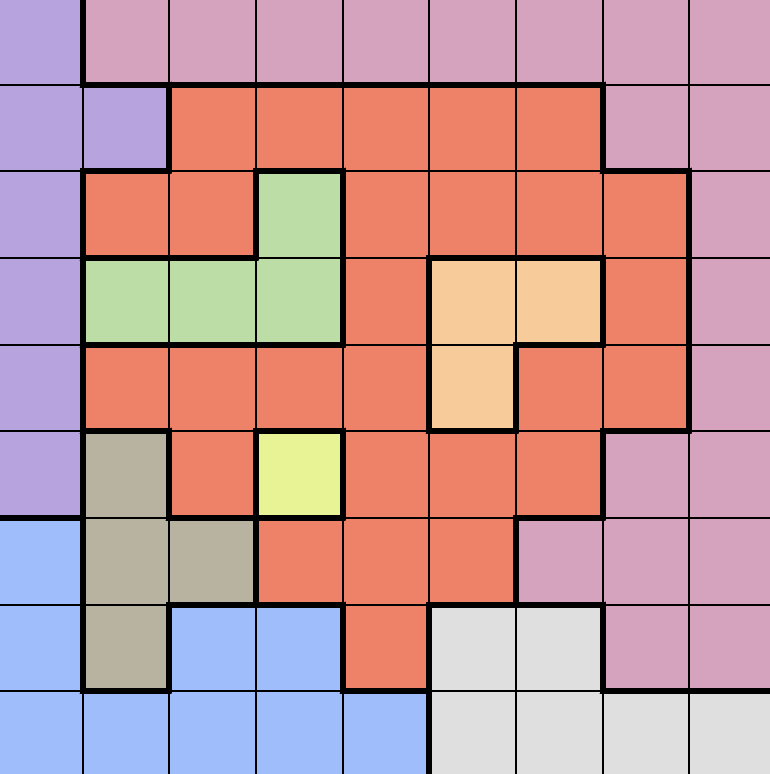
#> input picture tests/test8.png, 770 x 774 px
$ python main.py
#> lines starting #> are read from the running program, lines starting #| are printed output that depends on the picture
import numpy as np
from PIL import Image
from scipy.signal import find_peaks
import matplotlib.pyplot as plt
import matplotlib.patches as patches

# outputs the boards
def print_array(array):
    print()
    for row in array:
        print(row)

# load the image
image_path = 'tests/test8.png'
image = Image.open(image_path)
#> image is the input picture: PIL image 770x774 RGBA; mean R, G, B, A 196.3, 152.7, 155.5, 255

# convert the image into a numpy array of RGB values
image_array = np.array(image)

# finds the size of the grid
def detect_grid_size(image_array):

    def detect_high_peaks(data, threshold=0.8, min_distance=10):
        max_value = np.max(data)
        normalized_data = data / max_value
        peaks, _ = find_peaks(normalized_data, height=threshold, distance=min_distance)
        return peaks

    gray_image = np.mean(image_array, axis=2).astype(np.uint8)
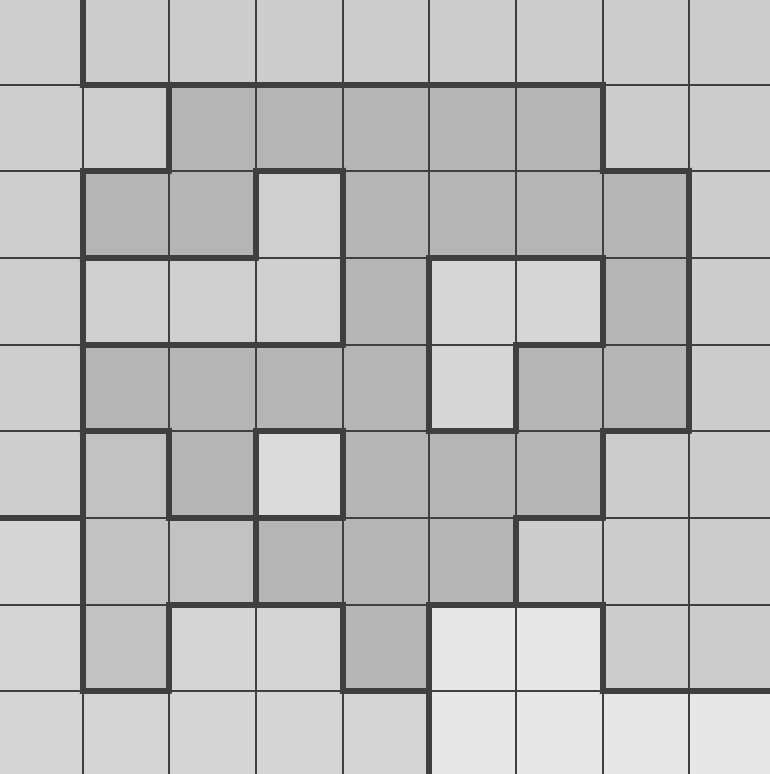
#> gray_image: shape (774, 770); min 63, max 231, mean 189.4
    row_sums = np.sum(255 - gray_image, axis=1)
#> row_sums = 774 values, max 147840 at index 84, min 29364 at index 694, mean 50516.4
    row_peaks = detect_high_peaks(row_sums, threshold=0.5, min_distance=10)
#> in detect_high_peaks, `max_value = np.max(data)`: max_value = 147840
#> in detect_high_peaks, `normalized_data = data / max_value`: normalized_data = 774 values, max 1 at index 84, min 0.199 at index 694, mean 0.342
#> in detect_high_peaks, `peaks, _ = find_peaks(normalized_data, height=threshold, distance=min_..`: peaks = [84, 170, 257, 344, 430, 517, 604, 690]
#> row_peaks = [84, 170, 257, 344, 430, 517, 604, 690]
    return len(row_peaks) + 1

N = detect_grid_size(image_array)
#> N = 9

# calculates the height and width of each cell in the grid
height, width, _ = image_array.shape
cell_height = height // N
#> cell_height = 86
cell_width = width // N
#> cell_width = 85

# extracts the color of the pixel at the upper 4th of each cell
def get_cell_color(image_array, row, col):
#> called with row = 0, col = 0
    upper_fourth_y = (row * cell_height) + (cell_height // 3)
#> upper_fourth_y = 28
    upper_fourth_x = (col * cell_width) + (cell_width // 3)
#> upper_fourth_x = 28
    color = image_array[upper_fourth_y, upper_fourth_x]
#> color = [183, 164, 222, 255]
    return tuple(color)

# extract colors for all cells in the grid
grid_colors = [[get_cell_color(image_array, row, col) for col in range(N)] for row in range(N)]
#> grid_colors = 9 items

print_array(grid_colors)
#> the loop in print_array, `for row in array:` made 9 passes
#| [(183, 164, 222, 255), (214, 163, 190, 255), (214, 163, 190, 255), (214, 163, 190, 255), (214, 163, 190, 255), (214, 163, 190, 255), (214, 163, 190, 255), (214, 163, 190, 255), (214, 163, 190, 255)]
#| [(183, 164, 222, 255), (183, 164, 222, 255), (238, 130, 104, 255), (238, 130, 104, 255), (238, 130, 104, 255), (238, 130, 104, 255), (238, 130, 104, 255), (214, 163, 190, 255), (214, 163, 190, 255)]
#| [(183, 164, 222, 255), (238, 130, 104, 255), (238, 130, 104, 255), (188, 222, 166, 255), (238, 130, 104, 255), (238, 130, 104, 255), (238, 130, 104, 255), (238, 130, 104, 255), (214, 163, 190, 255)]
#| [(183, 164, 222, 255), (188, 222, 166, 255), (188, 222, 166, 255), (188, 222, 166, 255), (238, 130, 104, 255), (247, 203, 154, 255), (247, 203, 154, 255), (238, 130, 104, 255), (214, 163, 190, 255)]
#| [(183, 164, 222, 255), (238, 130, 104, 255), (238, 130, 104, 255), (238, 130, 104, 255), (238, 130, 104, 255), (247, 203, 154, 255), (238, 130, 104, 255), (238, 130, 104, 255), (214, 163, 190, 255)]
#> (further printed lines are left out)

# check if two colors are within the threshold
def within_threshold(color1, color2, threshold = 20):
    return all(abs(int(color1[i]) - int(color2[i])) <= threshold for i in range(3))

# grouping colors
groups = {}
regions = [[0 for _ in range(N)] for _ in range(N)]
for rI, row in enumerate(grid_colors):
    for cI, color in enumerate(row):
        found = False
        for group_color in groups.keys():
            if within_threshold(color, group_color):
                regions[rI][cI] = groups[group_color]
                found = True
                break
        if not found:
            groups[color] = len(groups) + 1
            regions[rI][cI] = groups[color]
#> this loop made 9 passes
#> after the loop, groups = 9 items; regions = 9 items, first 6: [1, 2, 2, 2, 2, 2, 2, 2, 2], [1, 1, 3, 3, 3, 3, 3, 2, 2], [1, 3, 3, 4, 3, 3, 3, 3, 2], [1, 4, 4, 4, 3, 5, 5, 3, 2], [1, 3, 3, 3, 3, 5, 3, 3, 2], [1, 6, 3, 7, 3, 3, 3, 2, 2]

print_array(regions)
#> the loop in print_array (call 2), `for row in array:` made 9 passes
#> (printed output is left out)

columns_used = [False] * N
#> columns_used = [False, False, False, False, False, False, False, False, False]
regions_used = set()

# checks if a queen can be placed
def is_valid(board, row, col):
    if columns_used[col]:
        return False
    region = regions[row][col]
    if region in regions_used:
        return False
    # check for queens one tile away in all directions
    for dr in [-1, 0, 1]:
        for dc in [-1, 0, 1]:
            if dr == 0 and dc == 0:
                continue
            r, c = row + dr, col + dc
            if 0 <= r < N and 0 <= c < N and board[r][c] == "Q":
                return False
    return True

# solves the board using backtracking
def solve(board, row=0):
    # all queens placed
#> called with row = 0
    if row == N:
        return True
    for col in range(N):
        if is_valid(board, row, col):
            # place queen
            board[row][col] = "Q"
            columns_used[col] = True
            regions_used.add(regions[row][col])
            # recurse to the next row
            if solve(board, row + 1):
                return True
            # backtrack if placing queen doesn't lead to a solution
            board[row][col] = "."
            columns_used[col] = False
            regions_used.remove(regions[row][col])
#> this loop made 9 passes
    return False

board = [["." for _ in range(N)] for _ in range(N)]

if solve(board):
    print_array(board)
    print()
else:
    print("\nNo solution found\n")

# visualize the board with colors
def visualize_board(grid_colors, board):
    fig, ax = plt.subplots(figsize=(8, 8))
    border_width = 0.1
    ax.add_patch(patches.Rectangle((-border_width, -border_width), N + 2 * border_width, N + 2 * border_width,
                                    facecolor='black', edgecolor='black', zorder=0))
    ax.set_xlim(-border_width, N + border_width)
    ax.set_ylim(-border_width, N + border_width)
    plt.gca().invert_yaxis()
    # colored tiles
    for r in range(N):
        for c in range(N):
            color = grid_colors[r][c]
            rect = patches.Rectangle((c, r), 1, 1, facecolor=np.array(color) / 255, edgecolor='black')
            ax.add_patch(rect)
    # queens visuals
    for r in range(N):
        for c in range(N):
            if board[r][c] == "Q":
                queen_color = 'black' if np.mean(grid_colors[r][c]) > 127 else 'white'  # Contrast color
                ax.text(c + 0.5, r + 0.5, "♕", color=queen_color,
                        fontsize=28, ha='center', va='center', fontweight='bold')
    ax.axis('off')
    plt.show()
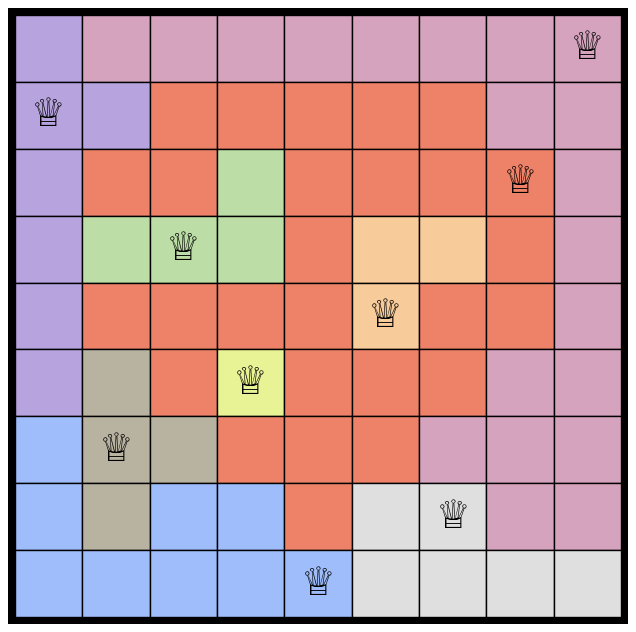
#> figure drawn by matplotlib, 1 panel

# Visualize the result
visualize_board(grid_colors, board)

$ run again, with tests/test1.png copied over tests/test8.png
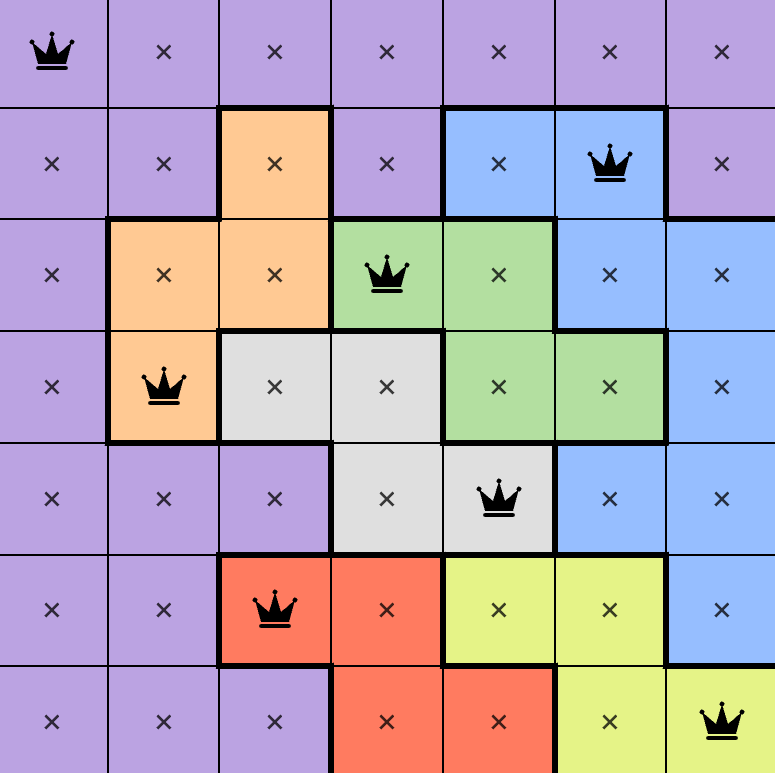
#> input picture tests/test1.png, 775 x 773 px
#> image is the input picture: PIL image 775x773 RGBA; mean R, G, B, A 183.2, 170.2, 186.5, 255
#> in detect_grid_size, `gray_image = np.mean(image_array, axis=2).astype(np.uint8)`:
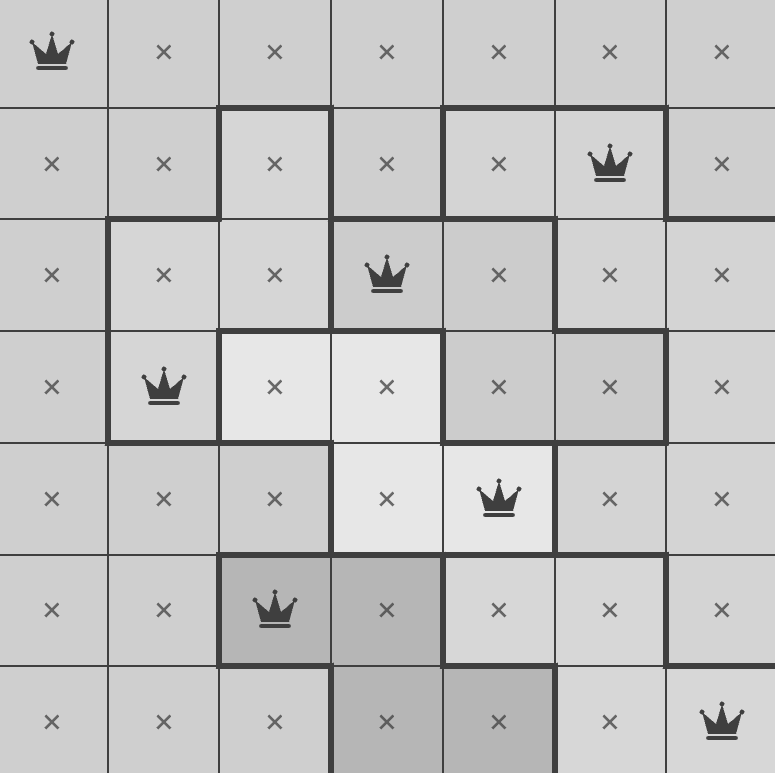
#> gray_image: shape (773, 775); min 63, max 231, mean 198.2
#> row_sums = 773 values, max 148800 at index 107, min 33821 at index 446, mean 44041.4
#> max_value = 148800
#> normalized_data = 773 values, max 1 at index 107, min 0.227 at index 446, mean 0.296
#> peaks = [107, 218, 330, 442, 554, 665]
#> N = 7
#> cell_height = 110
#> upper_fourth_y = 36
#> color = [187, 163, 226, 255]
#> grid_colors = 7 items
#> the loop in print_array, `for row in array:` made 7 passes
#| [(187, 163, 226, 255), (187, 163, 226, 255), (187, 163, 226, 255), (187, 163, 226, 255), (187, 163, 226, 255), (187, 163, 226, 255), (187, 163, 226, 255)]
#| [(187, 163, 226, 255), (187, 163, 226, 255), (255, 201, 147, 255), (187, 163, 226, 255), (150, 190, 255, 255), (150, 190, 255, 255), (187, 163, 226, 255)]
#| [(187, 163, 226, 255), (255, 201, 147, 255), (255, 201, 147, 255), (179, 223, 160, 255), (179, 223, 160, 255), (150, 190, 255, 255), (150, 190, 255, 255)]
#| [(187, 163, 226, 255), (255, 201, 147, 255), (223, 223, 223, 255), (223, 223, 223, 255), (179, 223, 160, 255), (179, 223, 160, 255), (150, 190, 255, 255)]
#| [(187, 163, 226, 255), (187, 163, 226, 255), (187, 163, 226, 255), (223, 223, 223, 255), (223, 223, 223, 255), (150, 190, 255, 255), (150, 190, 255, 255)]
#> (further printed lines are left out)
#> the loop `for rI, row in enumerate(grid_colors):` made 7 passes
#> after the loop `for rI, row in enumerate(grid_colors):`: groups = {(187, 163, 226, 255): 1, (255, 201, 147, 255): 2, (150, 190, 255, 255): 3, (179, 223, 160, 255): 4, (223, 223, 223, 255): 5, (255, 123, 96, 255): 6, (229, 243, 135, 255): 7}; regions = [[1, 1, 1, 1, 1, 1, 1], [1, 1, 2, 1, 3, 3, 1], [1, 2, 2, 4, 4, 3, 3], [1, 2, 5, 5, 4, 4, 3], [1, 1, 1, 5, 5, 3, 3], [1, 1, 6, 6, 7, 7, 3], [1, 1, 1, 6, 6, 7, 7]]
#> the loop in print_array (call 2), `for row in array:` made 7 passes
#> (printed output is left out)
#> `columns_used = [False] * N`: columns_used = [False, False, False, False, False, False, False]
#> the loop in solve, `for col in range(N):` made 1 pass
#> after the loop in solve, `for col in range(N):`: board = 7 items; columns_used = [True, True, True, True, True, True, True]; regions_used = 7 items
#> in visualize_board, `plt.show()`:
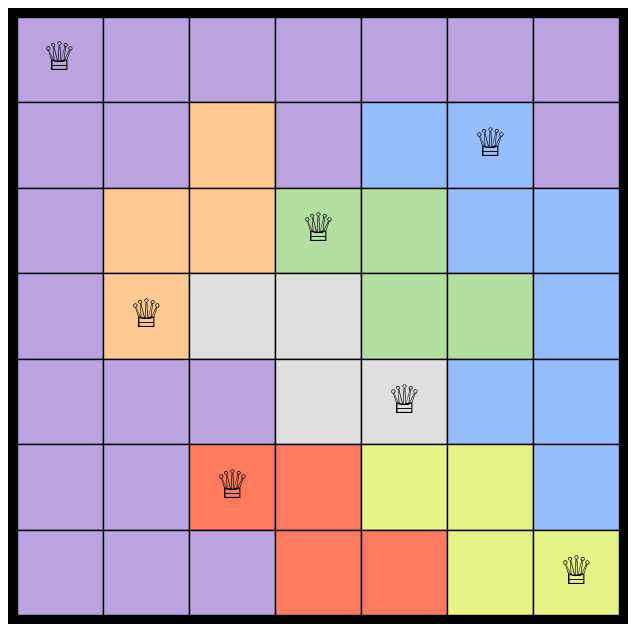
#> figure drawn by matplotlib, 1 panel

$ run again, with tests/test2.png copied over tests/test8.png
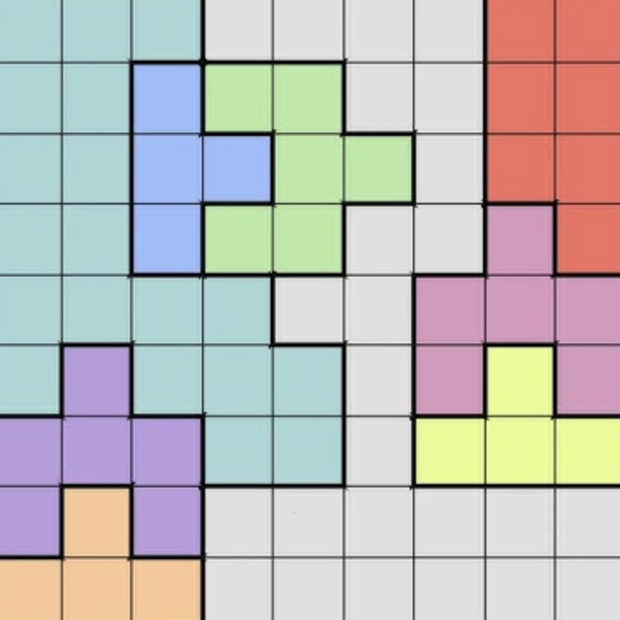
#> input picture tests/test2.png, 620 x 620 px
#> image is the input picture: PIL image 620x620 RGBA; mean R, G, B, A 190.2, 187.2, 184.9, 255
#> in detect_grid_size, `gray_image = np.mean(image_array, axis=2).astype(np.uint8)`:
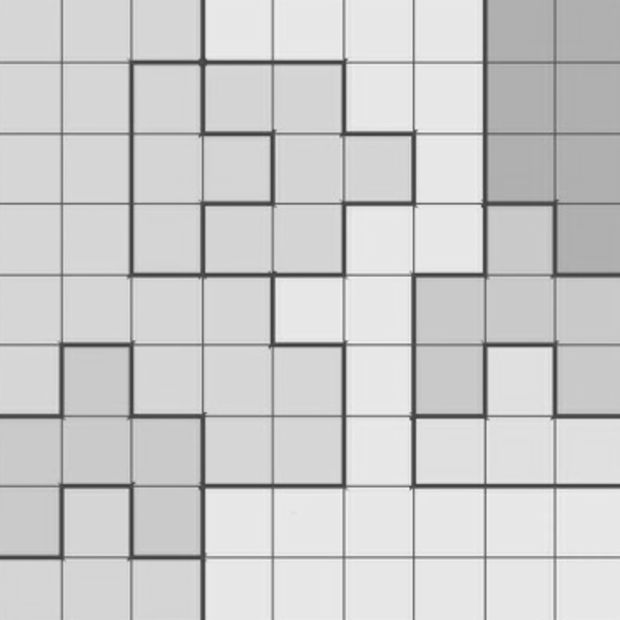
#> gray_image: shape (620, 620); min 63, max 246, mean 203.9
#> row_sums = 620 values, max 105230 at index 486, min 20181 at index 619, mean 31664.4
#> max_value = 105230
#> normalized_data = 620 values, max 1 at index 486, min 0.192 at index 619, mean 0.301
#> peaks = [62, 133, 203, 275, 344, 416, 486, 557]
#> N = 9
#> cell_height = 68
#> upper_fourth_y = 22
#> color = [176, 213, 213, 255]
#> grid_colors = 9 items
#> the loop in print_array, `for row in array:` made 9 passes
#| [(176, 213, 213, 255), (176, 213, 213, 255), (176, 213, 213, 255), (224, 224, 224, 255), (224, 224, 224, 255), (224, 224, 224, 255), (224, 224, 224, 255), (228, 119, 103, 255), (226, 120, 103, 255)]
#| [(176, 213, 213, 255), (176, 213, 213, 255), (161, 188, 249, 255), (193, 232, 171, 255), (193, 231, 170, 255), (224, 224, 224, 255), (224, 224, 224, 255), (227, 119, 105, 255), (227, 118, 106, 255)]
#| [(176, 213, 213, 255), (176, 213, 213, 255), (161, 188, 248, 255), (161, 188, 248, 255), (193, 231, 170, 255), (193, 231, 170, 255), (224, 224, 224, 255), (227, 119, 105, 255), (229, 119, 103, 255)]
#| [(176, 213, 214, 255), (176, 213, 213, 255), (160, 188, 249, 255), (193, 232, 171, 255), (193, 232, 171, 255), (225, 224, 223, 255), (224, 224, 224, 255), (209, 155, 192, 255), (226, 118, 105, 255)]
#| [(176, 213, 214, 255), (176, 213, 213, 255), (176, 213, 213, 255), (177, 213, 213, 255), (224, 224, 224, 255), (224, 224, 224, 255), (208, 155, 188, 255), (209, 154, 188, 255), (205, 154, 187, 255)]
#> (further printed lines are left out)
#> the loop `for rI, row in enumerate(grid_colors):` made 9 passes
#> after the loop `for rI, row in enumerate(grid_colors):`: regions = 9 items, first 6: [1, 1, 1, 2, 2, 2, 2, 3, 3], [1, 1, 4, 5, 5, 2, 2, 3, 3], [1, 1, 4, 4, 5, 5, 2, 3, 3], [1, 1, 4, 5, 5, 2, 2, 6, 3], [1, 1, 1, 1, 2, 2, 6, 6, 6], [1, 7, 1, 1, 1, 2, 6, 8, 6]
#> the loop in print_array (call 2), `for row in array:` made 9 passes
#> (printed output is left out)
#> columns_used = [False, False, False, False, False, False, False, False, False]
#> the loop in solve, `for col in range(N):` made 9 passes
#> in visualize_board, `plt.show()`:
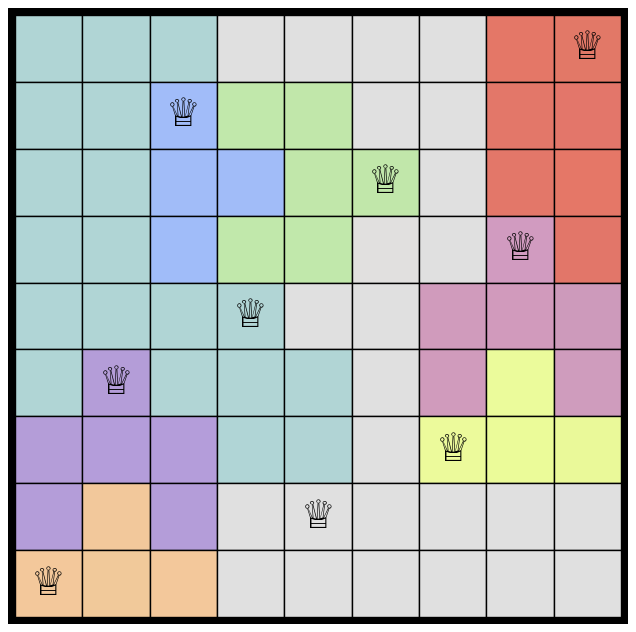
#> figure drawn by matplotlib, 1 panel
